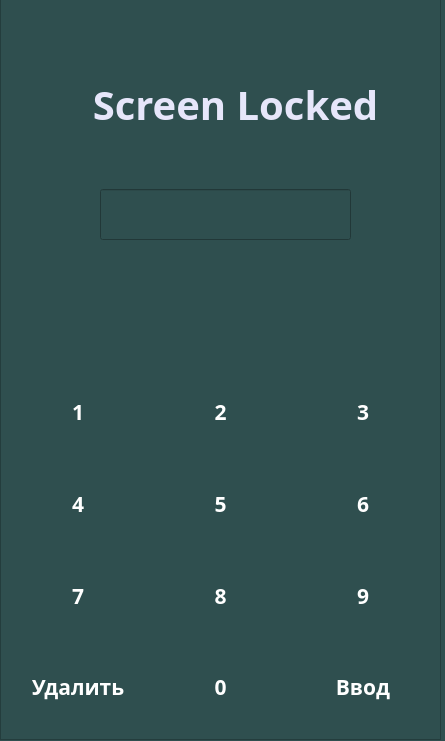
<?xml version="1.0" encoding="UTF-8"?>
<ui version="4.0">
 <class>MainWindow</class>
 <widget class="QMainWindow" name="MainWindow">
  <property name="geometry">
   <rect>
    <x>0</x>
    <y>0</y>
    <width>445</width>
    <height>741</height>
   </rect>
  </property>
  <property name="font">
   <font>
    <family>Calibri 53</family>
    <pointsize>16</pointsize>
    <weight>75</weight>
    <bold>true</bold>
   </font>
  </property>
  <property name="windowTitle">
   <string>lock screen</string>
  </property>
  <property name="styleSheet">
   <string notr="true">QWidget {
    color: white;
    background-color: #2F4F4F;
    font-family: Calibri Light;
    font-size: 16pt;
    font-weight: 600;
}
QPushButton {
    background-color: transparent;
    border: none;
}
QPushButton:hover {

    background-color: #666;

}
QPushButton:pressed {
    background-color: #888;
}</string>
  </property>
  <widget class="QWidget" name="centralwidget">
   <widget class="QFrame" name="frame">
    <property name="geometry">
     <rect>
      <x>0</x>
      <y>-1</y>
      <width>441</width>
      <height>741</height>
     </rect>
    </property>
    <property name="frameShape">
     <enum>QFrame::StyledPanel</enum>
    </property>
    <property name="frameShadow">
     <enum>QFrame::Raised</enum>
    </property>
    <widget class="QLabel" name="label">
     <property name="geometry">
      <rect>
       <x>50</x>
       <y>60</y>
       <width>371</width>
       <height>91</height>
      </rect>
     </property>
     <property name="sizePolicy">
      <sizepolicy hsizetype="Preferred" vsizetype="Maximum">
       <horstretch>0</horstretch>
       <verstretch>0</verstretch>
      </sizepolicy>
     </property>
     <property name="font">
      <font>
       <family>Calibri 53</family>
       <pointsize>30</pointsize>
       <weight>75</weight>
       <bold>true</bold>
      </font>
     </property>
     <property name="styleSheet">
      <string notr="true">font-size: 30pt;
color: #E6E6FA;</string>
     </property>
     <property name="text">
      <string>Screen Locked</string>
     </property>
     <property name="alignment">
      <set>Qt::AlignCenter</set>
     </property>
    </widget>
    <widget class="QLineEdit" name="lineEdit">
     <property name="geometry">
      <rect>
       <x>100</x>
       <y>190</y>
       <width>251</width>
       <height>51</height>
      </rect>
     </property>
     <property name="sizePolicy">
      <sizepolicy hsizetype="Expanding" vsizetype="Maximum">
       <horstretch>0</horstretch>
       <verstretch>0</verstretch>
      </sizepolicy>
     </property>
     <property name="font">
      <font>
       <family>Calibri 53</family>
       <pointsize>35</pointsize>
       <weight>75</weight>
       <bold>true</bold>
      </font>
     </property>
     <property name="styleSheet">
      <string notr="true">font-size: 35pt;
color: #E6E6FA;
</string>
     </property>
     <property name="text">
      <string/>
     </property>
     <property name="alignment">
      <set>Qt::AlignCenter</set>
     </property>
    </widget>
    <widget class="QWidget" name="gridLayoutWidget">
     <property name="geometry">
      <rect>
       <x>10</x>
       <y>370</y>
       <width>421</width>
       <height>361</height>
      </rect>
     </property>
     <layout class="QGridLayout" name="gridLayout">
      <item row="0" column="0">
       <widget class="QPushButton" name="pushButton_3">
        <property name="sizePolicy">
         <sizepolicy hsizetype="Minimum" vsizetype="Expanding">
          <horstretch>0</horstretch>
          <verstretch>0</verstretch>
         </sizepolicy>
        </property>
        <property name="font">
         <font>
          <family>Calibri 53</family>
          <pointsize>16</pointsize>
          <weight>75</weight>
          <bold>true</bold>
         </font>
        </property>
        <property name="text">
         <string>1</string>
        </property>
        <property name="shortcut">
         <string>1</string>
        </property>
       </widget>
      </item>
      <item row="1" column="0">
       <widget class="QPushButton" name="pushButton_2">
        <property name="sizePolicy">
         <sizepolicy hsizetype="Minimum" vsizetype="Expanding">
          <horstretch>0</horstretch>
          <verstretch>0</verstretch>
         </sizepolicy>
        </property>
        <property name="font">
         <font>
          <family>Calibri 53</family>
          <pointsize>16</pointsize>
          <weight>75</weight>
          <bold>true</bold>
         </font>
        </property>
        <property name="text">
         <string>4</string>
        </property>
        <property name="shortcut">
         <string>4</string>
        </property>
       </widget>
      </item>
      <item row="2" column="0">
       <widget class="QPushButton" name="pushButton">
        <property name="sizePolicy">
         <sizepolicy hsizetype="Minimum" vsizetype="Expanding">
          <horstretch>0</horstretch>
          <verstretch>0</verstretch>
         </sizepolicy>
        </property>
        <property name="font">
         <font>
          <family>Calibri 53</family>
          <pointsize>16</pointsize>
          <weight>75</weight>
          <bold>true</bold>
         </font>
        </property>
        <property name="text">
         <string>7</string>
        </property>
        <property name="shortcut">
         <string>7</string>
        </property>
       </widget>
      </item>
      <item row="0" column="1">
       <widget class="QPushButton" name="pushButton_4">
        <property name="sizePolicy">
         <sizepolicy hsizetype="Minimum" vsizetype="Expanding">
          <horstretch>0</horstretch>
          <verstretch>0</verstretch>
         </sizepolicy>
        </property>
        <property name="font">
         <font>
          <family>Calibri 53</family>
          <pointsize>16</pointsize>
          <weight>75</weight>
          <bold>true</bold>
         </font>
        </property>
        <property name="text">
         <string>2</string>
        </property>
        <property name="shortcut">
         <string>2</string>
        </property>
       </widget>
      </item>
      <item row="1" column="1">
       <widget class="QPushButton" name="pushButton_6">
        <property name="sizePolicy">
         <sizepolicy hsizetype="Minimum" vsizetype="Expanding">
          <horstretch>0</horstretch>
          <verstretch>0</verstretch>
         </sizepolicy>
        </property>
        <property name="font">
         <font>
          <family>Calibri 53</family>
          <pointsize>16</pointsize>
          <weight>75</weight>
          <bold>true</bold>
         </font>
        </property>
        <property name="text">
         <string>5</string>
        </property>
        <property name="shortcut">
         <string>5</string>
        </property>
       </widget>
      </item>
      <item row="0" column="2">
       <widget class="QPushButton" name="pushButton_5">
        <property name="sizePolicy">
         <sizepolicy hsizetype="Minimum" vsizetype="Expanding">
          <horstretch>0</horstretch>
          <verstretch>0</verstretch>
         </sizepolicy>
        </property>
        <property name="font">
         <font>
          <family>Calibri 53</family>
          <pointsize>16</pointsize>
          <weight>75</weight>
          <bold>true</bold>
         </font>
        </property>
        <property name="text">
         <string>3</string>
        </property>
        <property name="shortcut">
         <string>3</string>
        </property>
       </widget>
      </item>
      <item row="1" column="2">
       <widget class="QPushButton" name="pushButton_7">
        <property name="sizePolicy">
         <sizepolicy hsizetype="Minimum" vsizetype="Expanding">
          <horstretch>0</horstretch>
          <verstretch>0</verstretch>
         </sizepolicy>
        </property>
        <property name="font">
         <font>
          <family>Calibri 53</family>
          <pointsize>16</pointsize>
          <weight>75</weight>
          <bold>true</bold>
         </font>
        </property>
        <property name="text">
         <string>6</string>
        </property>
        <property name="shortcut">
         <string>6</string>
        </property>
       </widget>
      </item>
      <item row="2" column="1">
       <widget class="QPushButton" name="pushButton_8">
        <property name="sizePolicy">
         <sizepolicy hsizetype="Minimum" vsizetype="Expanding">
          <horstretch>0</horstretch>
          <verstretch>0</verstretch>
         </sizepolicy>
        </property>
        <property name="font">
         <font>
          <family>Calibri 53</family>
          <pointsize>16</pointsize>
          <weight>75</weight>
          <bold>true</bold>
         </font>
        </property>
        <property name="text">
         <string>8</string>
        </property>
        <property name="shortcut">
         <string>8</string>
        </property>
       </widget>
      </item>
      <item row="2" column="2">
       <widget class="QPushButton" name="pushButton_9">
        <property name="sizePolicy">
         <sizepolicy hsizetype="Minimum" vsizetype="Expanding">
          <horstretch>0</horstretch>
          <verstretch>0</verstretch>
         </sizepolicy>
        </property>
        <property name="font">
         <font>
          <family>Calibri 53</family>
          <pointsize>16</pointsize>
          <weight>75</weight>
          <bold>true</bold>
         </font>
        </property>
        <property name="text">
         <string>9</string>
        </property>
        <property name="shortcut">
         <string>9</string>
        </property>
       </widget>
      </item>
      <item row="3" column="0">
       <widget class="QPushButton" name="clear_button">
        <property name="sizePolicy">
         <sizepolicy hsizetype="Minimum" vsizetype="Expanding">
          <horstretch>0</horstretch>
          <verstretch>0</verstretch>
         </sizepolicy>
        </property>
        <property name="font">
         <font>
          <family>Calibri 53</family>
          <pointsize>16</pointsize>
          <weight>75</weight>
          <bold>true</bold>
         </font>
        </property>
        <property name="cursor">
         <cursorShape>PointingHandCursor</cursorShape>
        </property>
        <property name="text">
         <string>Удалить</string>
        </property>
        <property name="shortcut">
         <string>Backspace</string>
        </property>
       </widget>
      </item>
      <item row="3" column="1">
       <widget class="QPushButton" name="pushButton_11">
        <property name="sizePolicy">
         <sizepolicy hsizetype="Minimum" vsizetype="Expanding">
          <horstretch>0</horstretch>
          <verstretch>0</verstretch>
         </sizepolicy>
        </property>
        <property name="font">
         <font>
          <family>Calibri 53</family>
          <pointsize>16</pointsize>
          <weight>75</weight>
          <bold>true</bold>
         </font>
        </property>
        <property name="text">
         <string>0</string>
        </property>
        <property name="shortcut">
         <string>0</string>
        </property>
       </widget>
      </item>
      <item row="3" column="2">
       <widget class="QPushButton" name="pushButton_12">
        <property name="sizePolicy">
         <sizepolicy hsizetype="Minimum" vsizetype="Expanding">
          <horstretch>0</horstretch>
          <verstretch>0</verstretch>
         </sizepolicy>
        </property>
        <property name="font">
         <font>
          <family>Calibri 53</family>
          <pointsize>16</pointsize>
          <weight>75</weight>
          <bold>true</bold>
         </font>
        </property>
        <property name="text">
         <string>Ввод</string>
        </property>
        <property name="shortcut">
         <string>Return</string>
        </property>
       </widget>
      </item>
     </layout>
    </widget>
   </widget>
  </widget>
 </widget>
 <resources/>
 <connections/>
</ui>
